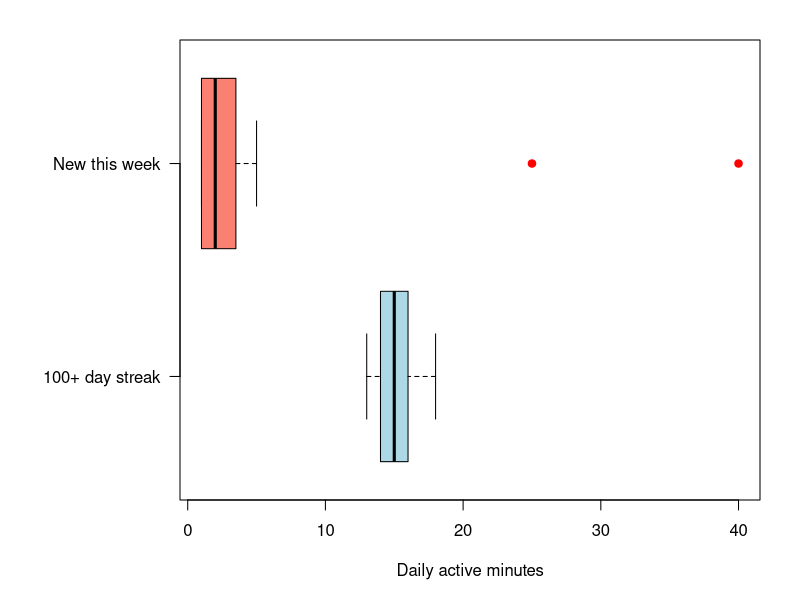
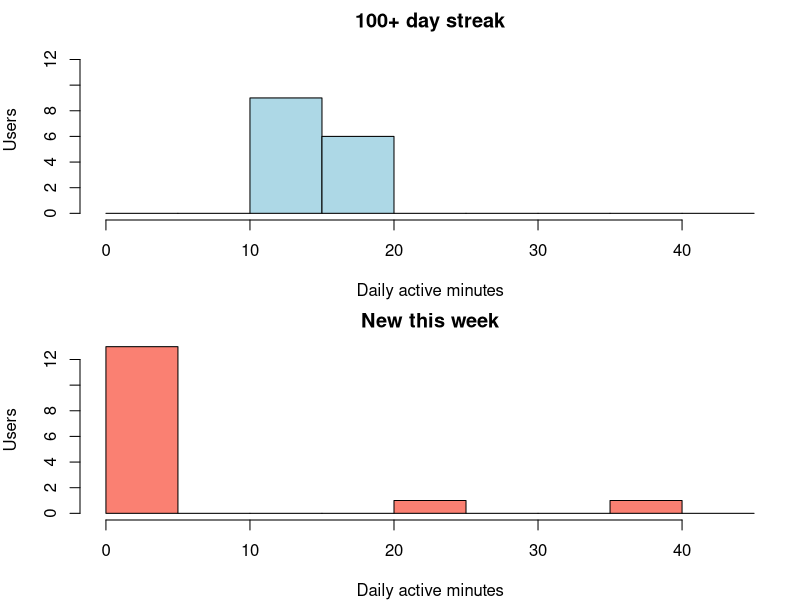

Reproduce these figures in R, in order.
streak_minutes <- c(14, 16, 15, 13, 17, 15, 16, 14, 18, 15, 13, 16, 15, 14, 17)
new_user_minutes <- c(2, 1, 3, 25, 1, 4, 2, 1, 40, 2, 3, 1, 5, 2, 1)

par(mar = c(5, 9, 2, 2))
boxplot(streak_minutes, new_user_minutes,
        names = c("100+ day streak", "New this week"),
        xlab = "Daily active minutes", horizontal = TRUE, las = 1,
        col = c("lightblue", "salmon"),
        outcol = c("blue", "red"), outpch = 19)

par(mfrow = c(2, 1), mar = c(4, 4, 2, 1))

bins <- seq(0, 45, by = 5)   

hist(streak_minutes, breaks = bins, xlim = c(0, 45), ylim = c(0, 13),
     col = "lightblue", main = "100+ day streak",
     xlab = "Daily active minutes", ylab = "Users")

hist(new_user_minutes, breaks = bins, xlim = c(0, 45), ylim = c(0, 13),
     col = "salmon", main = "New this week",
     xlab = "Daily active minutes", ylab = "Users")

par(mfrow = c(1, 1))   # back to one plot per windo

median(c(streak_minutes, new_user_minutes))
sd(c(streak_minutes, new_user_minutes))
